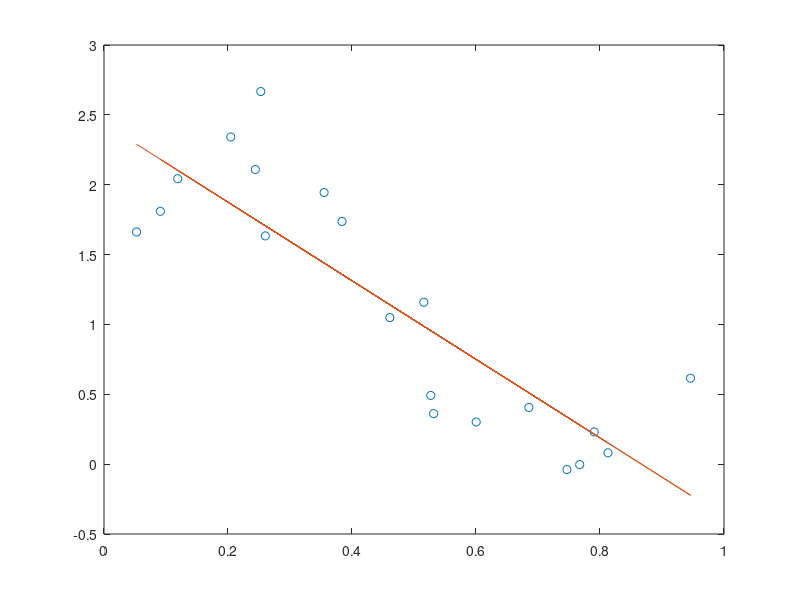

The MATLAB script that drew this image:
x = load('q1xTrain.dat');
y = load('q1yTrain.dat');
m = length(y);

plot(x, y, 'o');

phi = [ones(m, 1), x];
w = zeros(size(phi(1,:)))';
w_actual = (phi' * phi)\phi'*y;
scale = 0.01;
i = 0;

%Arbitrarily large number of iterations to convergence
while(norm(w - w_actual) > 0.01)
    for n = 1:m
        w = w - scale * (w' * phi(n,:)' - y(n))* phi(n,:).';
    end
    i = i + 1;
end

hold on;
plot(phi(:,2), phi*w, '-');